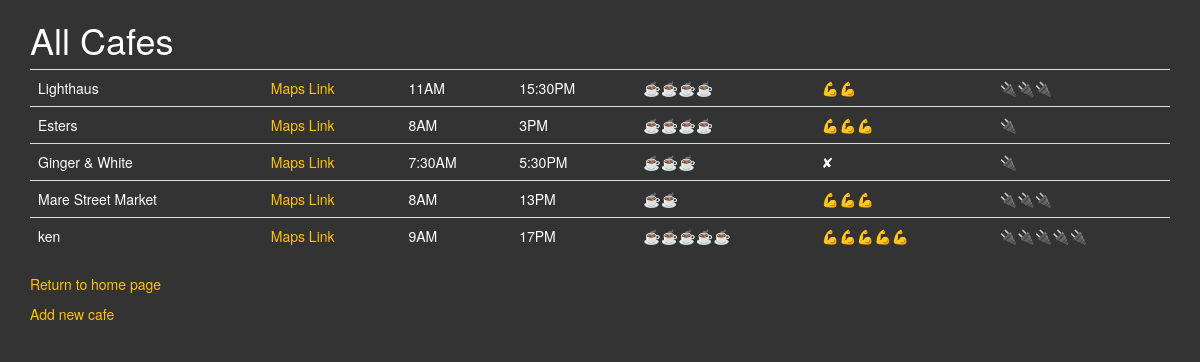
Screenshot of /cafes with the database file from the repository.
### main.py (models this page shows, shortened)
class Cafe(db.Model):
    id = db.Column(db.Integer, primary_key=True)
    name = db.Column(db.String(250), unique=True, nullable=False)
    location = db.Column(db.String(250), unique=False, nullable=False)
    open = db.Column(db.String(250), unique=False, nullable=False)
    close = db.Column(db.String(250), unique=False, nullable=False)
    coffee = db.Column(db.String(250), unique=False, nullable=False)
    wifi = db.Column(db.String(250), unique=False, nullable=False)
    power = db.Column(db.String(250), unique=False, nullable=False)

### main.py (the view)
@app.route('/cafes')
def cafes():
    all_cafes = db.session.query(Cafe).all()
    return render_template('cafes.html', cafes=all_cafes)

### templates/cafes.html (shortened to what this page needs)
{% extends 'bootstrap/base.html' %}
{% block styles %}
{{super()}}
    <link rel="stylesheet" href="static/css/styles.css" />
{% endblock %}
{% block content %}
<div class="container">
  <div class="row">
    <div class="col-sm-12">
      <h1>All Cafes</h1>
	  <table class="table">
          <tbody>
            {% for cafe in cafes %}
            <tr>
                <td>{{ cafe.name }}</td>
                <td><a href="{{ cafe.location }}">Maps Link</a></td>
                <td>{{ cafe.open }}</td>
                <td>{{ cafe.close }}</td>
                <td>{{ cafe.coffee }}</td>
                <td>{{ cafe.wifi }}</td>
                <td>{{ cafe.power }}</td>
            </tr>
            {% endfor %}
          </tbody>
  	  </table>
      <p><a href="/">Return to home page</a></p><p><a href="/add">Add new cafe</a></p>
    </div>
  </div>
</div>
{% endblock %}

### static/css/styles.css (style rules this page uses)
body { background-color: #333; color: white; }
a { color: #ffc107; }

### rows the page displays
Cafe: name "Lighthaus", open "11AM", close "15:30PM", coffee "☕☕☕☕", wifi "💪💪", power "🔌🔌🔌"
Cafe: name "Esters", open "8AM", close "3PM", coffee "☕☕☕☕", wifi "💪💪💪", power "🔌"
Cafe: name "Ginger & White", open "7:30AM", close "5:30PM", coffee "☕☕☕", wifi "✘", power "🔌"
Cafe: name "Mare Street Market", open "8AM", close "13PM", coffee "☕☕", wifi "💪💪💪", power "🔌🔌🔌"
Cafe: name "ken", open "9AM", close "17PM", coffee "☕☕☕☕☕", wifi "💪💪💪💪💪", power "🔌🔌🔌🔌🔌"
